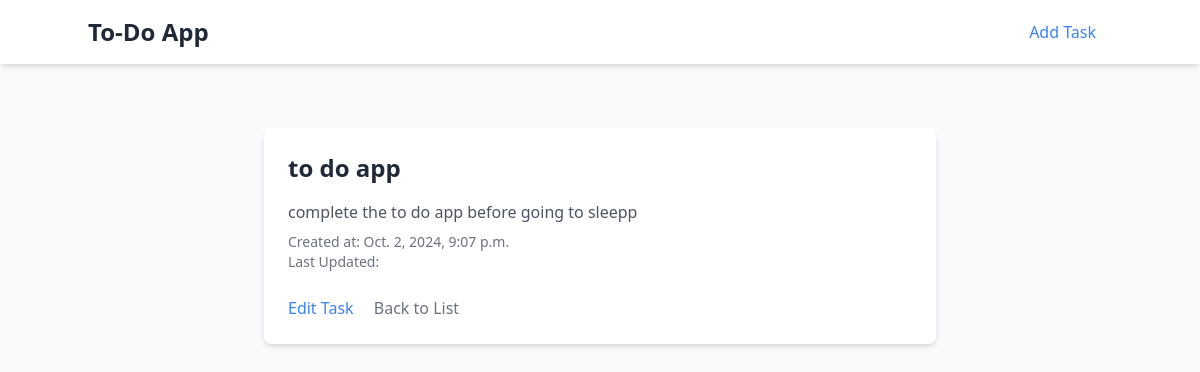
Screenshot of /3/ with the database file from the repository.
### tasks/models.py (models this page shows, shortened)
class Tasks(models.Model):
    name = models.CharField(max_length=200)
    description = models.TextField(blank=True)
    completed = models.BooleanField(default=False)
    created_at = models.DateTimeField(auto_now_add=True)
    user = models.ForeignKey(User, on_delete=models.CASCADE)

### tasks/views.py (the view)
# urls.py: path("<int:pk>/", views.TaskDetail, name="task-detail"),
def TaskDetail(request, pk):
    task = get_object_or_404(Tasks,pk=pk)
    return render(request, 'tasks/task_details.html', {'task': task})

### templates/tasks/task_details.html
{% extends 'partials/base.html' %}
{% block content %}
<div class="max-w-2xl mx-auto bg-white rounded-lg shadow-md p-6 mt-8">
    <h2 class="text-2xl font-bold text-gray-800">{{ task.name }}</h2>
    <p class="text-gray-600 mt-4">{{ task.description }}</p>
    <p class="text-sm text-gray-500 mt-2">Created at: {{ task.created_at }}</p>
    <p class="text-sm text-gray-500">Last Updated: {{ task.updated_at }}</p>
    <div class="mt-6">
        <a href="{% url 'tasks:task-update' task.pk %}" class="inline-block text-blue-500 hover:text-blue-700 mr-4">Edit Task</a>
        <a href="{% url 'tasks:index' %}" class="inline-block text-gray-500 hover:text-gray-700">Back to List</a>
    </div>
</div>
{% endblock %}

### rows the page displays
Tasks: name "to do app", description "complete the to do app before going to sleepp", created_at "Oct. 2, 2024, 9:07 p.m."
